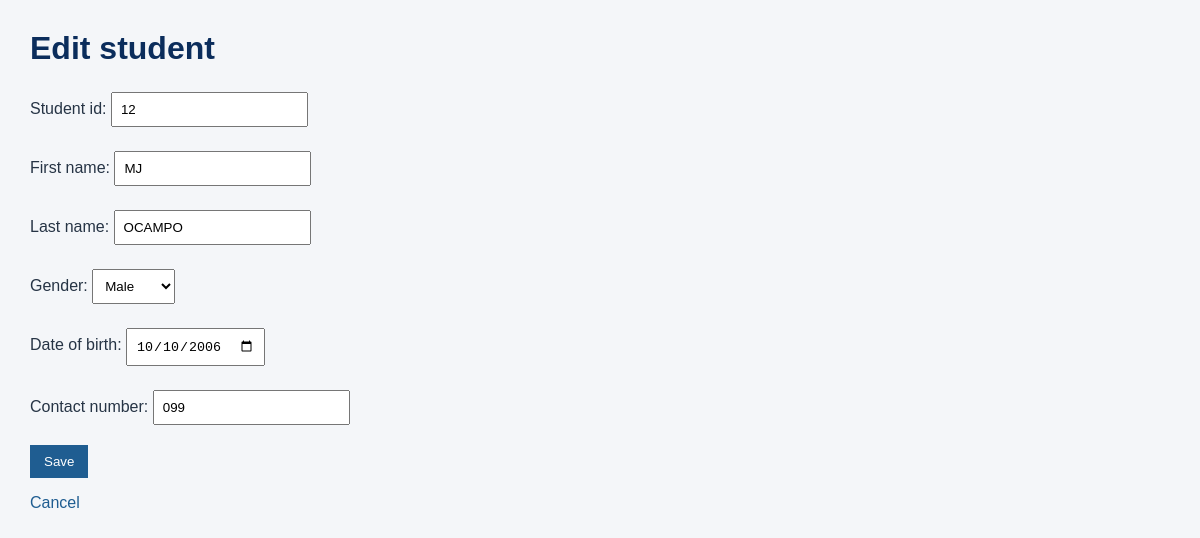
Page /registration/students/1/edit/ on the committed database.
### registration/models.py (models this page shows, shortened)
class Student(models.Model):
    GENDER_CHOICES = [
        ('Male','Male'),
        ('Female','Female'),
    ]
    student_id=models.CharField(
        max_length=20,
        unique=True)
    first_name=models.CharField(
        max_length=100)
    last_name=models.CharField(
        max_length=100)
    gender=models.CharField(
        max_length=10,
        choices=GENDER_CHOICES)
    date_of_birth=models.DateField()
    contact_number=models.CharField(
        max_length=20)

### registration/views.py (the view)
# urls.py: path('students/<int:pk>/edit/', views.student_update, name='student_update'),
def student_update(request, pk):
    student = get_object_or_404(Student, pk=pk)
    if request.method == 'POST':
        form = StudentForm(request.POST, instance=student)
        if form.is_valid():
            form.save()
            return redirect('student_detail', pk=student.pk)
    else:
        form = StudentForm(instance=student)
    return render(request, 'registration/student_form.html', {
        'form': form,
        'student': student,
        'title': 'Edit student',
    })

### registration/forms.py
class StudentForm(forms.ModelForm):
    class Meta:
        model = Student
        fields = [
            'student_id',
            'first_name',
            'last_name',
            'gender',
            'date_of_birth',
            'contact_number',
        ]
        widgets = {
            'date_of_birth': forms.DateInput(attrs={'type': 'date'}),
        }

### registration/templates/registration/student_form.html (shortened to what this page needs)
<!DOCTYPE html>
<html>
<head>
    {% load static %}
    <link rel="stylesheet" href="{% static 'registration/style.css' %}">
</head>
<body>
    <h1>{{ title }}</h1>
    <form method="post">
        {{ form.as_p }}
        <button type="submit">Save</button>
    </form>
    <p><a href="{% url 'student_list' %}">Cancel</a></p>
</body>
</html>

### registration/static/registration/style.css (style rules this page uses)
body { font-family: Arial, sans-serif; background: #f4f6f9; color: #263445; margin: 30px; }
h1 { color: #0b2d5c; }
a { color: #1f5d91; text-decoration: none; }
button { background: #1f5d91; color: #ffffff; border: 0; padding: 9px 14px; cursor: pointer; }
input, select { padding: 8px; margin: 4px 0; }

### rows in the picture
Student: student_id "12", first_name "MJ", last_name "OCAMPO", gender "Male", date_of_birth "10/10/2006", contact_number "099"

### other values in the picture
{{ title }} "Edit student"
